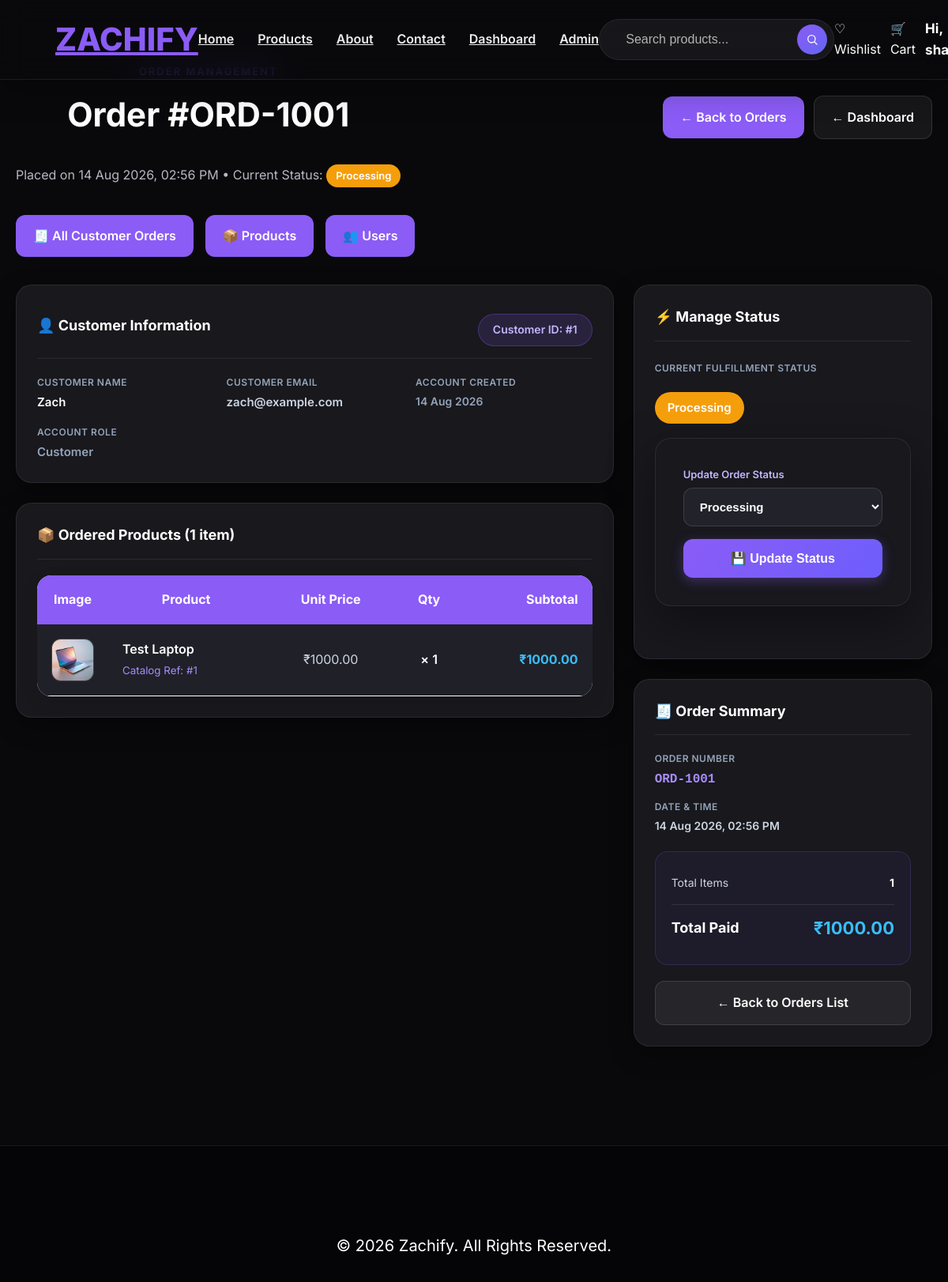
The app's page /admin/orders/1 (signed in), older data.
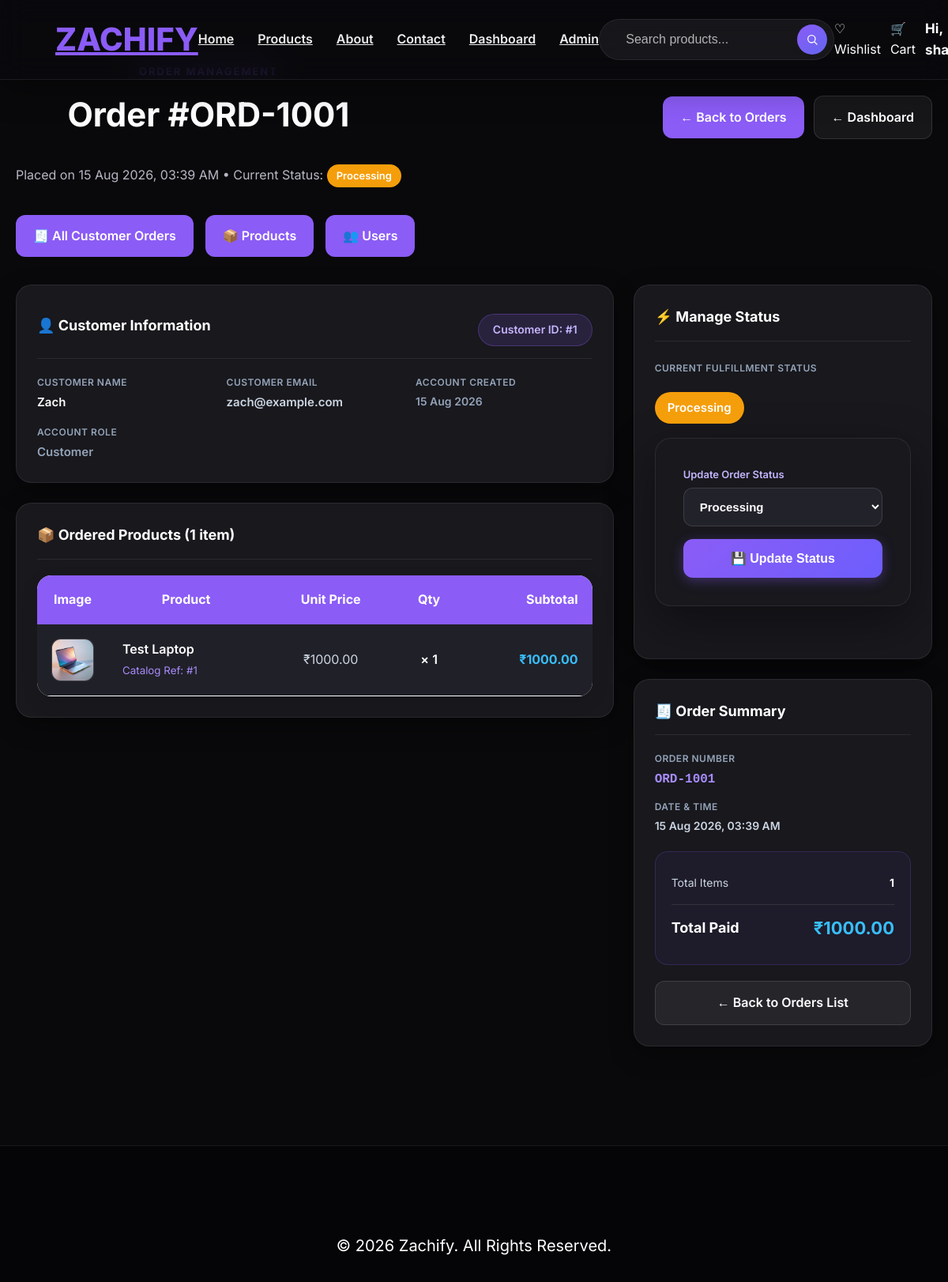
The same page, newer data.
### app.py (models this page shows)
class Order(db.Model):
    id = db.Column(db.Integer, primary_key=True)
    user_id = db.Column(db.Integer, db.ForeignKey("user.id"), nullable=False)
    order_number = db.Column(db.String(50), unique=True, nullable=False)
    status = db.Column(db.String(50), nullable=False, default="Processing")
    total_amount = db.Column(db.Float, nullable=False, default=0.0)
    created_at = db.Column(db.DateTime, default=datetime.utcnow)
    items = db.relationship("OrderItem", backref="order", lazy=True, cascade="all, delete-orphan")

class User(db.Model):
    id = db.Column(db.Integer, primary_key=True)
    username = db.Column(db.String(100), nullable=False)
    email = db.Column(db.String(120), unique=True, nullable=False)
    password = db.Column(db.String(200), nullable=False)
    is_admin = db.Column(db.Boolean, default=False, nullable=False)
    created_at = db.Column(db.DateTime, default=datetime.utcnow)
    wishlists = db.relationship("Wishlist", backref="user", lazy=True, cascade="all, delete-orphan")
    orders = db.relationship("Order", backref="user", lazy=True, cascade="all, delete-orphan")

### app.py (the view, shortened to what this page needs)
@app.route("/admin/order/<int:order_id>", methods=["GET", "POST"])
@app.route("/admin/orders/<int:order_id>", methods=["GET", "POST"])
@admin_required
def admin_order_details(order_id):
    order = Order.query.get_or_404(order_id)
    allowed_statuses = [
        "Processing",
        "Packed",
        "Confirmed",
        "Shipped",
        "Delivered",
        "Cancelled",
        "Pending",
    ]
    return render_template(
        "admin_order_details.html",
        order=order,
        status_options=allowed_statuses,
    )

### app.py (called while the page is built)
def get_current_user():
    user = None
    user_id = session.get("user_id")
    if user_id:
        user = User.query.get(user_id)
    else:
        username = session.get("username")
        if username:
            user = User.query.filter_by(username=username).first()
    if user and user.email and user.email.lower() in {e.lower() for e in DEFAULT_ADMIN_EMAILS} and not user.is_admin:
        user.is_admin = True
        try:
            db.session.commit()
        except Exception:
            pass
    return user

def admin_required(f):
    @wraps(f)
    def decorated_function(*args, **kwargs):
        current_user = get_current_user()
        if not current_user:
            flash("Please login to access the admin area.", "danger")
            return redirect(url_for("login"))
        if not bool(current_user.is_admin):
            abort(403)
        return f(*args, **kwargs)
    return decorated_function

### templates/admin_order_details.html (shortened to what the changed rows need)
{% extends "base.html" %}
{% block content %}
<div class="admin-container">
    <div class="admin-header">
        <div>
            <p class="admin-kicker">ORDER MANAGEMENT</p>
            <h1>Order #{{ order.order_number }}</h1>
            <p class="admin-subtitle">
                Placed on {{ order.created_at.strftime("%d %b %Y, %I:%M %p") }} &bull; Current Status:
                <span class="status-badge {{ order.status|lower }}" style="padding: 4px 12px; font-size: 13px;">
                    {{ order.status }}
                </span>
            </p>
        </div>
    </div>
    <div class="admin-order-grid">
        <div>
            <div class="admin-info-card">
                <div class="admin-info-card-header">
                    <h3>👤 Customer Information</h3>
                    <span class="status-badge" style="background: rgba(139, 92, 246, 0.15); color: #c4b5fd; border: 1px solid rgba(139, 92, 246, 0.3);">
                        Customer ID: #{{ order.user_id }}
                    </span>
                </div>
                <div class="admin-info-list">
                    <div class="admin-info-item">
                        <span class="admin-info-label">Customer Name</span>
                        <span class="admin-info-val">{{ order.user.username if order.user else 'Guest/Deleted User' }}</span>
                    </div>
                    <div class="admin-info-item">
                        <span class="admin-info-label">Customer Email</span>
                        <span class="admin-info-val" style="color: #cbd5e1;">{{ order.user.email if order.user else 'N/A' }}</span>
                    </div>
                    <div class="admin-info-item">
                        <span class="admin-info-label">Account Created</span>
                        <span class="admin-info-val" style="color: #94a3b8; font-size: 14px;">
                            {{ order.user.created_at.strftime("%d %b %Y") if order.user and order.user.created_at else 'N/A' }}
                        </span>
                    </div>
                </div>
            </div>
            <div class="admin-info-card">
                <table class="product-table" style="margin: 0;">
                    <thead>
                        <tr>
                            <th style="width: 70px;">Image</th>
                            <th>Product</th>
                            <th>Unit Price</th>
                            <th style="width: 80px;">Qty</th>
                            <th style="text-align: right;">Subtotal</th>
                        </tr>
                    </thead>
                </table>
            </div>
        </div>
        <div>
            <div class="admin-info-card">
                <div style="margin-bottom: 18px;">
                    <div style="margin-top: 8px;">
                        <span class="status-badge {{ order.status|lower }}" style="font-size: 15px; padding: 8px 16px;">
                            {{ order.status }}
                        </span>
                    </div>
                </div>
                <form method="POST" action="{{ url_for('admin_order_details', order_id=order.id) }}">
                    <label class="form-field-label">Update Order Status</label>
                    <select name="status" class="status-select-control" required>
                        {% for status_opt in status_options %}
                        <option value="{{ status_opt }}" {% if order.status == status_opt %}selected{% endif %}>
                            {{ status_opt }}
                        </option>
                        {% endfor %}
                    </select>
                    <button type="submit" class="update-status-btn">
                        💾 Update Status
                    </button>
                </form>
            </div>
            <div class="admin-info-card">
                <div class="admin-info-item" style="margin-bottom: 12px;">
                    <span class="admin-info-label">Order Number</span>
                    <span class="admin-info-val" style="color: #a78bfa; font-family: monospace; font-size: 16px;">
                        {{ order.order_number }}
                    </span>
                </div>
                <div class="admin-info-item" style="margin-bottom: 12px;">
                    <span class="admin-info-label">Date & Time</span>
                    <span class="admin-info-val" style="font-size: 14px; color: #cbd5e1;">
                        {{ order.created_at.strftime("%d %b %Y, %I:%M %p") }}
                    </span>
                </div>
                <div class="admin-order-summary-box">
                    <div class="summary-row total-row">
                        <span>Total Paid</span>
                        <span class="summary-total-val">
                            ₹{{ "%.2f"|format(order.total_amount) }}
                        </span>
                    </div>
                </div>
            </div>
        </div>
    </div>
</div>
{% endblock %}

Row changes from the older to the newer data that the page shows:
changed Order "ORD-1001": created_at "14 Aug 2026, 02:56 PM" → "15 Aug 2026, 03:39 AM"
changed User "Zach": user.created_at "14 Aug 2026" → "15 Aug 2026"
